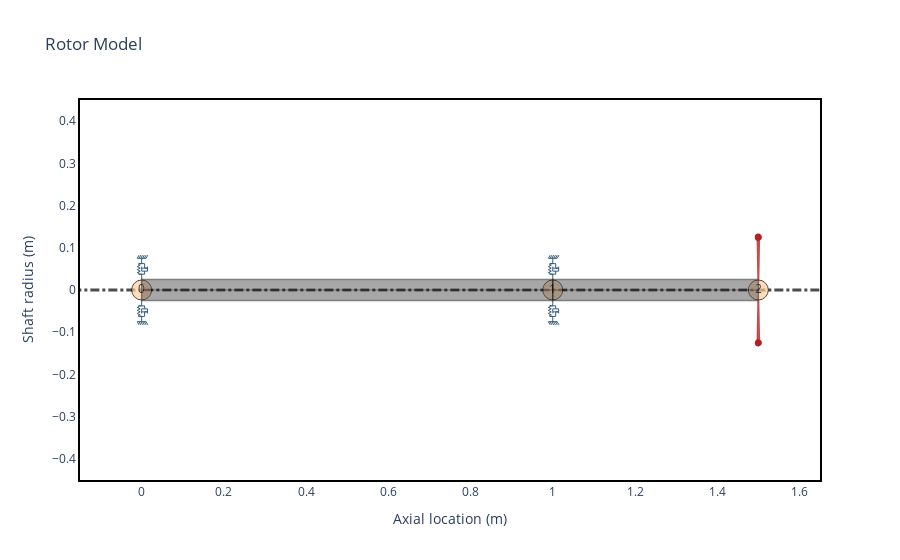

Source (notebook cell):
### Code cell
shaft_elements = []
disk_elements = []
bearing_seal_elements = []
steel = rs.steel

bearing_seal_elements.append(rs.BearingElement(n=0, kxx=10e6, kyy=10e6, cxx=0, cyy=0))
bearing_seal_elements.append(rs.BearingElement(n=1, kxx=10e6, kyy=10e6, cxx=0, cyy=0))

shaft_elements.append(rs.ShaftElement(material=steel, n=0, L=1, odl=0.05, idl=0))
shaft_elements.append(rs.ShaftElement(material=steel, n=1, L=0.5, odl=0.05, idl=0))

disk_elements.append(
    rs.DiskElement.from_geometry(n=2, i_d=0.05, o_d=0.35, width=0.07, material=steel)
)

# Moment approach
overhung_rotor = rs.Rotor(
    shaft_elements=shaft_elements,
    bearing_elements=bearing_seal_elements,
    disk_elements=disk_elements,
)
# from section approach
leng_data = [1.0, 0.5]

overhung_from_section_rotor = rs.Rotor.from_section(
    brg_seal_data=bearing_seal_elements,
    disk_data=disk_elements,
    leng_data=leng_data,
    idl_data=[0, 0],
    odl_data=[0.05, 0.05],
    material_data=steel,
)
overhung_from_section_rotor.plot_rotor()

### Figure 1 — Plotly figure (JSON) as saved in the notebook; plotly's stock layout.template omitted (floating-point values rounded to 4 significant figures)
{"data": [{"hoverinfo": "none", "line": {"color": "black", "dash": "dashdot", "width": 3.0}, "mode": "lines", "opacity": 0.7, "showlegend": false, "type": "scatter", "x": [-0.3, 1.8], "y": [0, 0]}, {"hoverinfo": "none", "marker": {"color": "#ffcc99", "line": {"color": "black", "width": 1.0}, "opacity": 0.7, "size": 20}, "mode": "markers+text", "showlegend": false, "text": ["0", "1", "2"], "type": "scatter", "x": [0.0, 1.0, 1.5], "y": [0.0, 0.0, 0.0]}, {"customdata": [[0, 0.05, 0.0, 0.05, 0.0, 1.0, "Steel"], [0, 0.05, 0.0, 0.05, 0.0, 1.0, "Steel"], [0, 0.05, 0.0, 0.05, 0.0, 1.0, "Steel"], [0, 0.05, 0.0, 0.05, 0.0, 1.0, "Steel"], [0, 0.05, 0.0, 0.05, 0.0, 1.0, "Steel"], [0, 0.05, 0.0, 0.05, 0.0, 1.0, "Steel"], [0, 0.05, 0.0, 0.05, 0.0, 1.0, "Steel"], [0, 0.05, 0.0, 0.05, 0.0, 1.0, "Steel"], [0, 0.05, 0.0, 0.05, 0.0, 1.0, "Steel"], [0, 0.05, 0.0, 0.05, 0.0, 1.0, "Steel"]], "fill": "toself", "fillcolor": "#525252", "hoverinfo": "text", "hoverlabel": {"bgcolor": "#525252"}, "hoveron": "points+fills", "hovertemplate": "Element Number: 0<br>Left Outer Diameter: 0.05 m<br>Left Inner Diameter: 0.0 m<br>Right Outer Diameter: 0.05 m<br>Right Inner Diameter: 0.0 m<br>Element Length: 1.0 m<br>Material: Steel<br>", "legendgroup": "Shaft", "line": {"color": "black", "width": 1.5}, "mode": "lines", "name": "ShaftElement 0", "opacity": 0.5, "showlegend": false, "text": "Element Number: 0<br>Left Outer Diameter: 0.05 m<br>Left Inner Diameter: 0.0 m<br>Right Outer Diameter: 0.05 m<br>Right Inner Diameter: 0.0 m<br>Element Length: 1.0 m<br>Material: Steel<br>", "type": "scatter", "x": [0.0, 0.0, 1.0, 1.0, 0.0, 0.0, 0.0, 1.0, 1.0, 0.0], "y": [0.0, 0.025, 0.025, 0.0, 0.0, -0.0, -0.025, -0.025, -0.0, -0.0]}, {"customdata": [[1, 0.05, 0.0, 0.05, 0.0, 0.5, "Steel"], [1, 0.05, 0.0, 0.05, 0.0, 0.5, "Steel"], [1, 0.05, 0.0, 0.05, 0.0, 0.5, "Steel"], [1, 0.05, 0.0, 0.05, 0.0, 0.5, "Steel"], [1, 0.05, 0.0, 0.05, 0.0, 0.5, "Steel"], [1, 0.05, 0.0, 0.05, 0.0, 0.5, "Steel"], [1, 0.05, 0.0, 0.05, 0.0, 0.5, "Steel"], [1, 0.05, 0.0, 0.05, 0.0, 0.5, "Steel"], [1, 0.05, 0.0, 0.05, 0.0, 0.5, "Steel"], [1, 0.05, 0.0, 0.05, 0.0, 0.5, "Steel"]], "fill": "toself", "fillcolor": "#525252", "hoverinfo": "text", "hoverlabel": {"bgcolor": "#525252"}, "hoveron": "points+fills", "hovertemplate": "Element Number: 1<br>Left Outer Diameter: 0.05 m<br>Left Inner Diameter: 0.0 m<br>Right Outer Diameter: 0.05 m<br>Right Inner Diameter: 0.0 m<br>Element Length: 0.5 m<br>Material: Steel<br>", "legendgroup": "Shaft", "line": {"color": "black", "width": 1.5}, "mode": "lines", "name": "ShaftElement 1", "opacity": 0.5, "showlegend": false, "text": "Element Number: 1<br>Left Outer Diameter: 0.05 m<br>Left Inner Diameter: 0.0 m<br>Right Outer Diameter: 0.05 m<br>Right Inner Diameter: 0.0 m<br>Element Length: 0.5 m<br>Material: Steel<br>", "type": "scatter", "x": [1.0, 1.0, 1.5, 1.5, 1.0, 1.0, 1.0, 1.5, 1.5, 1.0], "y": [0.0, 0.025, 0.025, 0.0, 0.0, -0.0, -0.025, -0.025, -0.0, -0.0]}, {"customdata": [[2, 0.8051, 0.4236, 51.53], [2, 0.8051, 0.4236, 51.53], [2, 0.8051, 0.4236, 51.53], [2, 0.8051, 0.4236, 51.53], [2, 0.8051, 0.4236, 51.53], [2, 0.8051, 0.4236, 51.53], [2, 0.8051, 0.4236, 51.53], [2, 0.8051, 0.4236, 51.53], [2, 0.8051, 0.4236, 51.53]], "fill": "toself", "fillcolor": "Firebrick", "hoverinfo": "text", "hoverlabel": {"bgcolor": "Firebrick"}, "hoveron": "points+fills", "hovertemplate": "Disk Node: 2<br>Polar Inertia: 8.051e-01<br>Diametral Inertia: 4.236e-01<br>Disk mass: 51.525<br>", "legendgroup": "disks", "line": {"color": "Firebrick", "width": 2.0}, "mode": "lines", "name": "Disk 0", "opacity": 0.8, "showlegend": false, "text": "Disk Node: 2<br>Polar Inertia: 8.051e-01<br>Diametral Inertia: 4.236e-01<br>Disk mass: 51.525<br>", "type": "scatter", "x": [1.5, 1.502, 1.498, 1.5, null, 1.5, 1.502, 1.498, 1.5], "y": [0.025, 0.125, 0.125, 0.025, null, -0.025, -0.125, -0.125, -0.025]}, {"hoverinfo": "none", "legendgroup": "bearings", "line": {"color": "#355d7a", "width": 1}, "mode": "lines", "name": "Bearing 0", "showlegend": false, "type": "scatter", "x": [0.0, 0.0, -0.007143, 0.007143], "y": [0.025, 0.0375, 0.0375, 0.0375]}, {"hoverinfo": "none", "legendgroup": "bearings", "line": {"color": "#355d7a", "width": 1}, "mode": "lines", "name": "Bearing 0", "showlegend": false, "type": "scatter", "x": [0.0, 0.0, -0.007143, 0.007143], "y": [-0.025, -0.0375, -0.0375, -0.0375]}, {"hoverinfo": "none", "legendgroup": "bearings", "line": {"color": "#355d7a", "width": 1}, "mode": "lines", "name": "Bearing 0", "showlegend": false, "type": "scatter", "x": [0.0, 0.0, -0.007143, 0.007143], "y": [0.075, 0.0625, 0.0625, 0.0625]}, {"hoverinfo": "none", "legendgroup": "bearings", "line": {"color": "#355d7a", "width": 1}, "mode": "lines", "name": "Bearing 0", "showlegend": false, "type": "scatter", "x": [0.0, 0.0, -0.007143, 0.007143], "y": [-0.075, -0.0625, -0.0625, -0.0625]}, {"hoverinfo": "none", "legendgroup": "bearings", "line": {"color": "#355d7a", "width": 1}, "mode": "lines", "name": "Bearing 0", "showlegend": false, "type": "scatter", "x": [-0.01071, 0.01071], "y": [0.075, 0.075]}, {"hoverinfo": "none", "legendgroup": "bearings", "line": {"color": "#355d7a", "width": 1}, "mode": "lines", "name": "Bearing 0", "showlegend": false, "type": "scatter", "x": [-0.01071, 0.01071], "y": [-0.075, -0.075]}, {"hoverinfo": "none", "legendgroup": "bearings", "line": {"color": "#355d7a", "width": 1}, "mode": "lines", "name": "Bearing 0", "showlegend": false, "type": "scatter", "x": [-0.01071, -0.006429], "y": [0.075, 0.0825]}, {"hoverinfo": "none", "legendgroup": "bearings", "line": {"color": "#355d7a", "width": 1}, "mode": "lines", "name": "Bearing 0", "showlegend": false, "type": "scatter", "x": [-0.01071, -0.006429], "y": [-0.075, -0.0825]}, {"hoverinfo": "none", "legendgroup": "bearings", "line": {"color": "#355d7a", "width": 1}, "mode": "lines", "name": "Bearing 0", "showlegend": false, "type": "scatter", "x": [-0.006429, -0.002143], "y": [0.075, 0.0825]}, {"hoverinfo": "none", "legendgroup": "bearings", "line": {"color": "#355d7a", "width": 1}, "mode": "lines", "name": "Bearing 0", "showlegend": false, "type": "scatter", "x": [-0.006429, -0.002143], "y": [-0.075, -0.0825]}, {"hoverinfo": "none", "legendgroup": "bearings", "line": {"color": "#355d7a", "width": 1}, "mode": "lines", "name": "Bearing 0", "showlegend": false, "type": "scatter", "x": [-0.002143, 0.002143], "y": [0.075, 0.0825]}, {"hoverinfo": "none", "legendgroup": "bearings", "line": {"color": "#355d7a", "width": 1}, "mode": "lines", "name": "Bearing 0", "showlegend": false, "type": "scatter", "x": [-0.002143, 0.002143], "y": [-0.075, -0.0825]}, {"hoverinfo": "none", "legendgroup": "bearings", "line": {"color": "#355d7a", "width": 1}, "mode": "lines", "name": "Bearing 0", "showlegend": false, "type": "scatter", "x": [0.002143, 0.006429], "y": [0.075, 0.0825]}, {"hoverinfo": "none", "legendgroup": "bearings", "line": {"color": "#355d7a", "width": 1}, "mode": "lines", "name": "Bearing 0", "showlegend": false, "type": "scatter", "x": [0.002143, 0.006429], "y": [-0.075, -0.0825]}, {"hoverinfo": "none", "legendgroup": "bearings", "line": {"color": "#355d7a", "width": 1}, "mode": "lines", "name": "Bearing 0", "showlegend": false, "type": "scatter", "x": [0.006429, 0.01071], "y": [0.075, 0.0825]}, {"hoverinfo": "none", "legendgroup": "bearings", "line": {"color": "#355d7a", "width": 1}, "mode": "lines", "name": "Bearing 0", "showlegend": false, "type": "scatter", "x": [0.006429, 0.01071], "y": [-0.075, -0.0825]}, {"hoverinfo": "none", "legendgroup": "bearings", "line": {"color": "#355d7a", "width": 1}, "mode": "lines", "name": "Bearing 0", "showlegend": false, "type": "scatter", "x": [0.01071, 0.015], "y": [0.075, 0.0825]}, {"hoverinfo": "none", "legendgroup": "bearings", "line": {"color": "#355d7a", "width": 1}, "mode": "lines", "name": "Bearing 0", "showlegend": false, "type": "scatter", "x": [0.01071, 0.015], "y": [-0.075, -0.0825]}, {"hoverinfo": "none", "legendgroup": "bearings", "line": {"color": "#355d7a", "width": 1}, "mode": "lines", "name": "Bearing 0", "showlegend": false, "type": "scatter", "x": [-0.007143, -0.007143, -0.01071, -0.003571, -0.01071, -0.003571, -0.01071, -0.003571, -0.007143, -0.007143], "y": [0.0375, 0.04107, 0.04107, 0.04464, 0.04821, 0.05179, 0.05536, 0.05893, 0.05893, 0.0625]}, {"hoverinfo": "none", "legendgroup": "bearings", "line": {"color": "#355d7a", "width": 1}, "mode": "lines", "name": "Bearing 0", "showlegend": false, "type": "scatter", "x": [-0.007143, -0.007143, -0.01071, -0.003571, -0.01071, -0.003571, -0.01071, -0.003571, -0.007143, -0.007143], "y": [-0.0375, -0.04107, -0.04107, -0.04464, -0.04821, -0.05179, -0.05536, -0.05893, -0.05893, -0.0625]}, {"hoverinfo": "none", "legendgroup": "bearings", "line": {"color": "#355d7a", "width": 1}, "mode": "lines", "name": "Bearing 0", "showlegend": false, "type": "scatter", "x": [0.007143, 0.007143], "y": [0.0375, 0.04464]}, {"hoverinfo": "none", "legendgroup": "bearings", "line": {"color": "#355d7a", "width": 1}, "mode": "lines", "name": "Bearing 0", "showlegend": false, "type": "scatter", "x": [0.007143, 0.007143], "y": [-0.0375, -0.04464]}, {"hoverinfo": "none", "legendgroup": "bearings", "line": {"color": "#355d7a", "width": 1}, "mode": "lines", "name": "Bearing 0", "showlegend": false, "type": "scatter", "x": [0.0, 0.0, 0.01429, 0.01429], "y": [0.05536, 0.04464, 0.04464, 0.05536]}, {"hoverinfo": "none", "legendgroup": "bearings", "line": {"color": "#355d7a", "width": 1}, "mode": "lines", "name": "Bearing 0", "showlegend": false, "type": "scatter", "x": [0.0, 0.0, 0.01429, 0.01429], "y": [-0.05536, -0.04464, -0.04464, -0.05536]}, {"hoverinfo": "none", "legendgroup": "bearings", "line": {"color": "#355d7a", "width": 1}, "mode": "lines", "name": "Bearing 0", "showlegend": false, "type": "scatter", "x": [0.0, 0.01429, 0.007143, 0.007143], "y": [0.05179, 0.05179, 0.05179, 0.0625]}, {"hoverinfo": "none", "legendgroup": "bearings", "line": {"color": "#355d7a", "width": 1}, "mode": "lines", "name": "Bearing 0", "showlegend": false, "type": "scatter", "x": [0.0, 0.01429, 0.007143, 0.007143], "y": [-0.05179, -0.05179, -0.05179, -0.0625]}, {"hoverinfo": "none", "legendgroup": "bearings", "line": {"color": "#355d7a", "width": 1}, "mode": "lines", "name": "Bearing 1", "showlegend": false, "type": "scatter", "x": [1.0, 1.0, 0.9929, 1.007], "y": [0.025, 0.0375, 0.0375, 0.0375]}, {"hoverinfo": "none", "legendgroup": "bearings", "line": {"color": "#355d7a", "width": 1}, "mode": "lines", "name": "Bearing 1", "showlegend": false, "type": "scatter", "x": [1.0, 1.0, 0.9929, 1.007], "y": [-0.025, -0.0375, -0.0375, -0.0375]}, {"hoverinfo": "none", "legendgroup": "bearings", "line": {"color": "#355d7a", "width": 1}, "mode": "lines", "name": "Bearing 1", "showlegend": false, "type": "scatter", "x": [1.0, 1.0, 0.9929, 1.007], "y": [0.075, 0.0625, 0.0625, 0.0625]}, {"hoverinfo": "none", "legendgroup": "bearings", "line": {"color": "#355d7a", "width": 1}, "mode": "lines", "name": "Bearing 1", "showlegend": false, "type": "scatter", "x": [1.0, 1.0, 0.9929, 1.007], "y": [-0.075, -0.0625, -0.0625, -0.0625]}, {"hoverinfo": "none", "legendgroup": "bearings", "line": {"color": "#355d7a", "width": 1}, "mode": "lines", "name": "Bearing 1", "showlegend": false, "type": "scatter", "x": [0.9893, 1.011], "y": [0.075, 0.075]}, {"hoverinfo": "none", "legendgroup": "bearings", "line": {"color": "#355d7a", "width": 1}, "mode": "lines", "name": "Bearing 1", "showlegend": false, "type": "scatter", "x": [0.9893, 1.011], "y": [-0.075, -0.075]}, {"hoverinfo": "none", "legendgroup": "bearings", "line": {"color": "#355d7a", "width": 1}, "mode": "lines", "name": "Bearing 1", "showlegend": false, "type": "scatter", "x": [0.9893, 0.9936], "y": [0.075, 0.0825]}, {"hoverinfo": "none", "legendgroup": "bearings", "line": {"color": "#355d7a", "width": 1}, "mode": "lines", "name": "Bearing 1", "showlegend": false, "type": "scatter", "x": [0.9893, 0.9936], "y": [-0.075, -0.0825]}, {"hoverinfo": "none", "legendgroup": "bearings", "line": {"color": "#355d7a", "width": 1}, "mode": "lines", "name": "Bearing 1", "showlegend": false, "type": "scatter", "x": [0.9936, 0.9979], "y": [0.075, 0.0825]}, {"hoverinfo": "none", "legendgroup": "bearings", "line": {"color": "#355d7a", "width": 1}, "mode": "lines", "name": "Bearing 1", "showlegend": false, "type": "scatter", "x": [0.9936, 0.9979], "y": [-0.075, -0.0825]}, {"hoverinfo": "none", "legendgroup": "bearings", "line": {"color": "#355d7a", "width": 1}, "mode": "lines", "name": "Bearing 1", "showlegend": false, "type": "scatter", "x": [0.9979, 1.002], "y": [0.075, 0.0825]}, {"hoverinfo": "none", "legendgroup": "bearings", "line": {"color": "#355d7a", "width": 1}, "mode": "lines", "name": "Bearing 1", "showlegend": false, "type": "scatter", "x": [0.9979, 1.002], "y": [-0.075, -0.0825]}, {"hoverinfo": "none", "legendgroup": "bearings", "line": {"color": "#355d7a", "width": 1}, "mode": "lines", "name": "Bearing 1", "showlegend": false, "type": "scatter", "x": [1.002, 1.006], "y": [0.075, 0.0825]}, {"hoverinfo": "none", "legendgroup": "bearings", "line": {"color": "#355d7a", "width": 1}, "mode": "lines", "name": "Bearing 1", "showlegend": false, "type": "scatter", "x": [1.002, 1.006], "y": [-0.075, -0.0825]}, {"hoverinfo": "none", "legendgroup": "bearings", "line": {"color": "#355d7a", "width": 1}, "mode": "lines", "name": "Bearing 1", "showlegend": false, "type": "scatter", "x": [1.006, 1.011], "y": [0.075, 0.0825]}, {"hoverinfo": "none", "legendgroup": "bearings", "line": {"color": "#355d7a", "width": 1}, "mode": "lines", "name": "Bearing 1", "showlegend": false, "type": "scatter", "x": [1.006, 1.011], "y": [-0.075, -0.0825]}, {"hoverinfo": "none", "legendgroup": "bearings", "line": {"color": "#355d7a", "width": 1}, "mode": "lines", "name": "Bearing 1", "showlegend": false, "type": "scatter", "x": [1.011, 1.015], "y": [0.075, 0.0825]}, {"hoverinfo": "none", "legendgroup": "bearings", "line": {"color": "#355d7a", "width": 1}, "mode": "lines", "name": "Bearing 1", "showlegend": false, "type": "scatter", "x": [1.011, 1.015], "y": [-0.075, -0.0825]}, {"hoverinfo": "none", "legendgroup": "bearings", "line": {"color": "#355d7a", "width": 1}, "mode": "lines", "name": "Bearing 1", "showlegend": false, "type": "scatter", "x": [0.9929, 0.9929, 0.9893, 0.9964, 0.9893, 0.9964, 0.9893, 0.9964, 0.9929, 0.9929], "y": [0.0375, 0.04107, 0.04107, 0.04464, 0.04821, 0.05179, 0.05536, 0.05893, 0.05893, 0.0625]}, {"hoverinfo": "none", "legendgroup": "bearings", "line": {"color": "#355d7a", "width": 1}, "mode": "lines", "name": "Bearing 1", "showlegend": false, "type": "scatter", "x": [0.9929, 0.9929, 0.9893, 0.9964, 0.9893, 0.9964, 0.9893, 0.9964, 0.9929, 0.9929], "y": [-0.0375, -0.04107, -0.04107, -0.04464, -0.04821, -0.05179, -0.05536, -0.05893, -0.05893, -0.0625]}, {"hoverinfo": "none", "legendgroup": "bearings", "line": {"color": "#355d7a", "width": 1}, "mode": "lines", "name": "Bearing 1", "showlegend": false, "type": "scatter", "x": [1.007, 1.007], "y": [0.0375, 0.04464]}, {"hoverinfo": "none", "legendgroup": "bearings", "line": {"color": "#355d7a", "width": 1}, "mode": "lines", "name": "Bearing 1", "showlegend": false, "type": "scatter", "x": [1.007, 1.007], "y": [-0.0375, -0.04464]}, {"hoverinfo": "none", "legendgroup": "bearings", "line": {"color": "#355d7a", "width": 1}, "mode": "lines", "name": "Bearing 1", "showlegend": false, "type": "scatter", "x": [1.0, 1.0, 1.014, 1.014], "y": [0.05536, 0.04464, 0.04464, 0.05536]}, {"hoverinfo": "none", "legendgroup": "bearings", "line": {"color": "#355d7a", "width": 1}, "mode": "lines", "name": "Bearing 1", "showlegend": false, "type": "scatter", "x": [1.0, 1.0, 1.014, 1.014], "y": [-0.05536, -0.04464, -0.04464, -0.05536]}, {"hoverinfo": "none", "legendgroup": "bearings", "line": {"color": "#355d7a", "width": 1}, "mode": "lines", "name": "Bearing 1", "showlegend": false, "type": "scatter", "x": [1.0, 1.014, 1.007, 1.007], "y": [0.05179, 0.05179, 0.05179, 0.0625]}, {"hoverinfo": "none", "legendgroup": "bearings", "line": {"color": "#355d7a", "width": 1}, "mode": "lines", "name": "Bearing 1", "showlegend": false, "type": "scatter", "x": [1.0, 1.014, 1.007, 1.007], "y": [-0.05179, -0.05179, -0.05179, -0.0625]}], "layout": {"shapes": [{"fillcolor": "Firebrick", "line": {"color": "Firebrick"}, "type": "circle", "x0": 1.494, "x1": 1.506, "xref": "x", "y0": 0.1188, "y1": 0.1313, "yref": "y"}, {"fillcolor": "Firebrick", "line": {"color": "Firebrick"}, "type": "circle", "x0": 1.494, "x1": 1.506, "xref": "x", "y0": -0.1313, "y1": -0.1188, "yref": "y"}], "title": {"text": "Rotor Model"}, "xaxis": {"mirror": true, "range": [-0.15, 1.65], "showgrid": false, "title": {"text": "Axial location (m)"}}, "yaxis": {"mirror": true, "range": [-0.45, 0.45], "showgrid": false, "title": {"text": "Shaft radius (m)"}}}}
